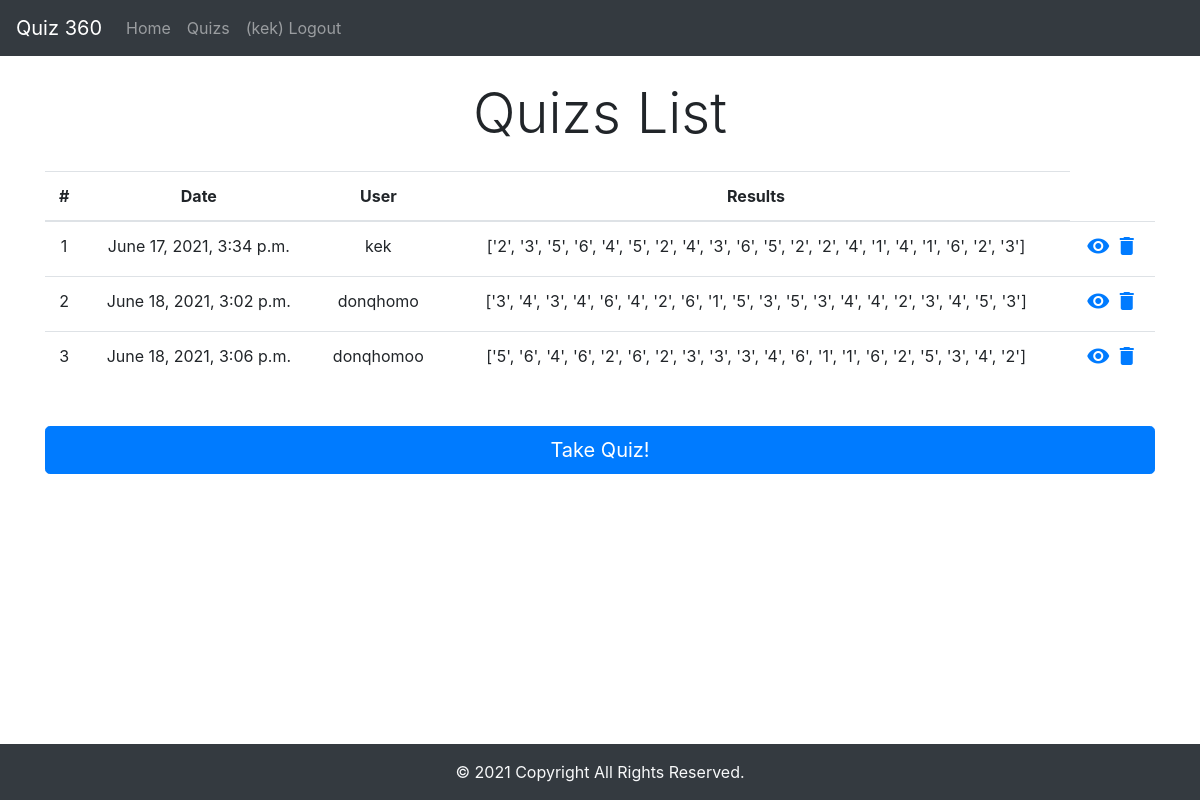
The app's page /quizs/ (signed in) with its own data.
### accs/models.py (models this page shows, shortened)
class Quiz(models.Model):
    name = models.CharField(max_length=200, null=True, default='360')
    uname = models.ForeignKey(User, null=True, related_name='ownership', on_delete=models.SET_NULL)
    res = models.CharField(max_length=200, null=True)
    questions = models.ManyToManyField(Question)
    date_created= models.DateTimeField(auto_now_add=True, null=True)

### accs/views.py (the view)
# urls.py: path('quizs/', views.quizs, name="quizs"),
@login_required
def quizs(req):
    quizs = Quiz.objects.all()
    ctx = {'quizs':quizs}
    return render(req, 'accs/quizs.html', ctx)

### accs/templates/accs/quizs.html
{% extends 'accs/main.html' %}
{% block content %}
<div class="container text-center my-4">
    <h1 class="display-4">Quizs List</h1>
</div>
<div class="container text-center my-4">
  {% if quizs %}
    <table class="table table-hover">
      <thead>
        <tr>
          <th scope="col">#</th>
          <th scope="col">Date</th>
          <th scope="col">User</th>
          <th scope="col">Results</th>
        </tr>
      </thead>
      <tbody>
        {% for s in quizs %}
          <tr>
              <td>{{forloop.counter}}</td>
              <td>{{s.date_created}}</td>
              <td>{{s.uname}}</td>
              <td>{{s.res}}</td>
              <td>
                <a href="{% url 'results' s.id %}" class="view" title="View" data-toggle="tooltip"><i class="material-icons">visibility</i></a>
                <a href="{% url 'deleteQuiz' s.id %}" class="delete" title="Delete" data-toggle="tooltip"><i class="material-icons">&#xE872;</i></a>
              </td>
          </tr>
        {% endfor %}
      </tbody>
    </table>
  {% else %}
    <h2>No quizs yet. Take one!</h2>
  {% endif %}
  <div class="form-group row">
    <div class="container text-center">
      <a href="{% url 'createQuiz' %}" class="btn btn-primary btn-lg btn-block my-4">Take Quiz!</a>
    </div>
  </div>
  <br><br>
</div>
{% endblock %}

### accs/templates/accs/main.html (shortened to what this page needs)
<!DOCTYPE html>
<html lang="en">
<head>
    <link rel="stylesheet" href="https://maxcdn.bootstrapcdn.com/bootstrap/4.0.0/css/bootstrap.min.css">
</head>
<body>
    {% include 'accs/nav.html' %}
    {% block content %}
    {% endblock %}
    {% include 'accs/footer.html' %}
</body>
</html>

### accs/templates/accs/nav.html (shortened to what this page needs)
<nav class="navbar navbar-expand-lg navbar-dark bg-dark">
    <a class="navbar-brand" href="#">Quiz 360</a>
    <div class="collapse navbar-collapse" id="navbarNavAltMarkup">
      <div class="navbar-nav">
        <a class="nav-item nav-link" href="/">Home</a>
        <a class="nav-item nav-link" href="/quizs/">Quizs</a>
        {% if user.is_authenticated %}
          <a class="nav-item nav-link" href="{% url 'logout'%}?next={{request.path}}">({{ user.get_username }}) Logout </a>
        {% else %}
          <a class="nav-item nav-link" href="{% url 'login'%}?next={{request.path}}">Login</a>
        {% endif %}
      </div>
    </div>
  </nav>

### accs/templates/accs/footer.html
<footer class="bg-dark text-light text-center text-lg-start fixed-bottom">
    <div class="p-3">
      © 2021 Copyright All Rights Reserved.
    </div>
</footer>

### records on screen
Quiz: date_created "June 17, 2021, 3:34 p.m.", uname "kek", res "['2', '3', '5', '6', '4', '5', '2', '4', '3', '6', '5', '2', '2', '4', '1', '4', '1', '6', '2', '3']"
Quiz: date_created "June 18, 2021, 3:02 p.m.", uname "donqhomo", res "['3', '4', '3', '4', '6', '4', '2', '6', '1', '5', '3', '5', '3', '4', '4', '2', '3', '4', '5', '3']"
Quiz: date_created "June 18, 2021, 3:06 p.m.", uname "donqhomoo", res "['5', '6', '4', '6', '2', '6', '2', '3', '3', '3', '4', '6', '1', '1', '6', '2', '5', '3', '4', '2']"

### other values on screen
{{ user.get_username }} "kek"
